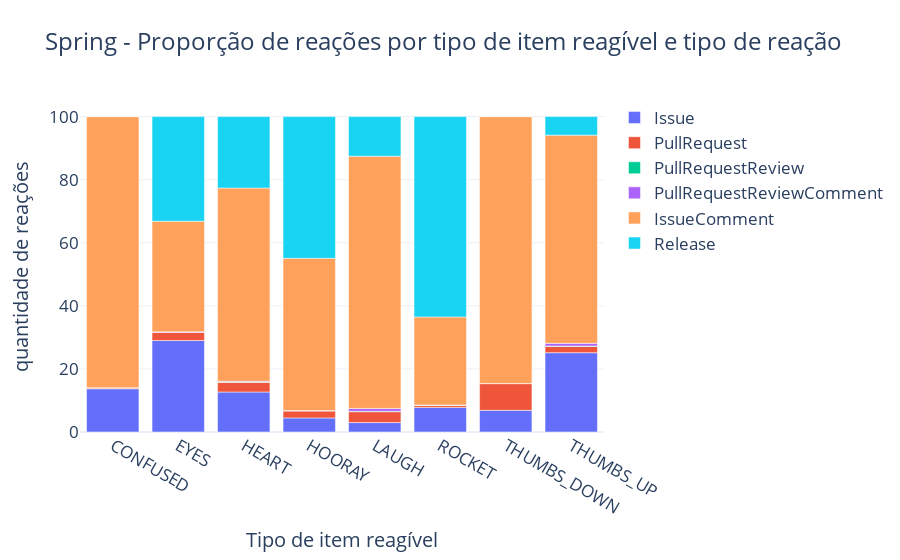

Notebook code for this chart:
### Markdown cell above
##### QUANTIDADE DE REAÇÕES POR ITEM REAGÍVEL E TIPO DE REAÇÃO

### Code cell
counts = df[Tables.REACTIONS].groupby(['reactable_type', 'content']).size()
counts = pd.DataFrame({
    'reactable_type': counts.index.get_level_values(0),
    'reaction_type': counts.index.get_level_values(1),
    'count': counts.values
})

reaction_type__unique = counts['reaction_type'].unique()
reactable_type__unique = counts['reactable_type'].unique()

categories = {
    'Issue': list(),
    'PullRequest': list(),
    'PullRequestReview': list(),
    'PullRequestReviewComment': list(),
    'IssueComment': list(),
    'Release': list()
}

fig = go.Figure()

for cat in categories:
    for r_type in reaction_type__unique:
        counts_reaction_type = counts[counts['reaction_type'] == r_type]
        counts_reaction_type_cat = counts_reaction_type[counts_reaction_type['reactable_type'] == cat]
        cat_count__values_ = counts_reaction_type_cat['count'].values[0] if not counts_reaction_type_cat.empty else 0
        categories[cat].append(cat_count__values_)
        
    fig.add_bar(x=reaction_type__unique, y=categories[cat], name=cat)
    
    
fig.update_layout(barmode="relative", title='Spring - Proporção de reações por tipo de item reagível e tipo de reação', barnorm="percent",
                  xaxis_title='Tipo de item reagível', yaxis_title='quantidade de reações', template='plotly_white', width=900.0, font=dict(size=17))

fig.show()
# save_pdf('spring_reactable_type_reaction_type_relative.pdf', fig)

### Figure 1 — Plotly figure (JSON) as saved in the notebook; plotly's stock layout.template omitted (floating-point values rounded to 4 significant figures)
{"data": [{"name": "Issue", "x": ["CONFUSED", "EYES", "HEART", "HOORAY", "LAUGH", "ROCKET", "THUMBS_DOWN", "THUMBS_UP"], "y": [41, 125, 294, 74, 26, 62, 42, 6097], "type": "bar"}, {"name": "PullRequest", "x": ["CONFUSED", "EYES", "HEART", "HOORAY", "LAUGH", "ROCKET", "THUMBS_DOWN", "THUMBS_UP"], "y": [1, 11, 71, 37, 30, 5, 52, 484], "type": "bar"}, {"name": "PullRequestReview", "x": ["CONFUSED", "EYES", "HEART", "HOORAY", "LAUGH", "ROCKET", "THUMBS_DOWN", "THUMBS_UP"], "y": [0, 0, 3, 1, 1, 1, 0, 27], "type": "bar"}, {"name": "PullRequestReviewComment", "x": ["CONFUSED", "EYES", "HEART", "HOORAY", "LAUGH", "ROCKET", "THUMBS_DOWN", "THUMBS_UP"], "y": [0, 1, 5, 1, 8, 0, 0, 208], "type": "bar"}, {"name": "IssueComment", "x": ["CONFUSED", "EYES", "HEART", "HOORAY", "LAUGH", "ROCKET", "THUMBS_DOWN", "THUMBS_UP"], "y": [257, 151, 1420, 800, 695, 222, 518, 16003], "type": "bar"}, {"name": "Release", "x": ["CONFUSED", "EYES", "HEART", "HOORAY", "LAUGH", "ROCKET", "THUMBS_DOWN", "THUMBS_UP"], "y": [0, 143, 525, 745, 109, 505, 0, 1424], "type": "bar"}], "layout": {"font": {"size": 17}, "barmode": "relative", "title": {"text": "Spring - Proporção de reações por tipo de item reagível e tipo de reação"}, "barnorm": "percent", "xaxis": {"title": {"text": "Tipo de item reagível"}}, "yaxis": {"title": {"text": "quantidade de reações"}}, "width": 900.0}}
